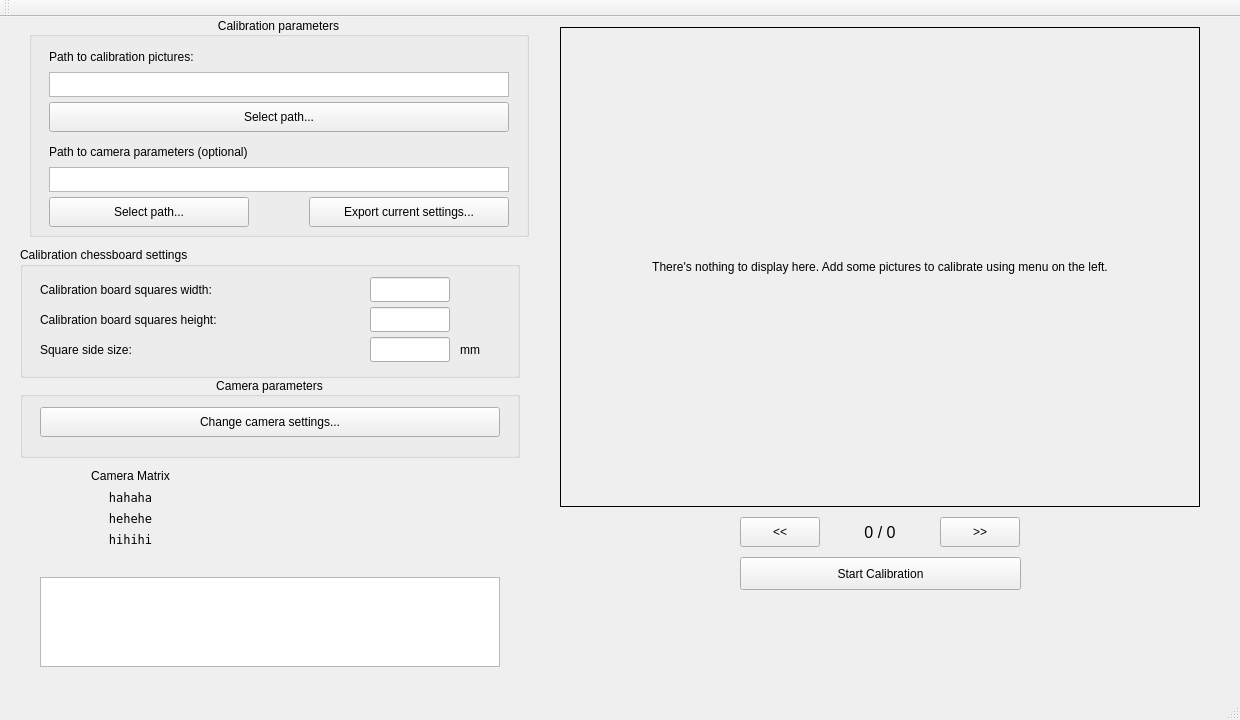
<?xml version="1.0" encoding="UTF-8"?>
<ui version="4.0">
 <class>CalibGui</class>
 <widget class="QMainWindow" name="CalibGui">
  <property name="geometry">
   <rect>
    <x>0</x>
    <y>0</y>
    <width>1240</width>
    <height>720</height>
   </rect>
  </property>
  <property name="minimumSize">
   <size>
    <width>1240</width>
    <height>720</height>
   </size>
  </property>
  <property name="maximumSize">
   <size>
    <width>1240</width>
    <height>720</height>
   </size>
  </property>
  <property name="windowTitle">
   <string>Camera calibration program by K. Talaga</string>
  </property>
  <property name="locale">
   <locale language="English" country="UnitedKingdom"/>
  </property>
  <widget class="QWidget" name="centralWidget">
   <widget class="QGroupBox" name="gBoxCalibParams">
    <property name="geometry">
     <rect>
      <x>29</x>
      <y>0</y>
      <width>500</width>
      <height>220</height>
     </rect>
    </property>
    <property name="sizePolicy">
     <sizepolicy hsizetype="Expanding" vsizetype="Preferred">
      <horstretch>0</horstretch>
      <verstretch>0</verstretch>
     </sizepolicy>
    </property>
    <property name="minimumSize">
     <size>
      <width>280</width>
      <height>220</height>
     </size>
    </property>
    <property name="maximumSize">
     <size>
      <width>500</width>
      <height>220</height>
     </size>
    </property>
    <property name="locale">
     <locale language="English" country="UnitedKingdom"/>
    </property>
    <property name="title">
     <string>Calibration parameters</string>
    </property>
    <property name="alignment">
     <set>Qt::AlignCenter</set>
    </property>
    <property name="flat">
     <bool>false</bool>
    </property>
    <property name="checkable">
     <bool>false</bool>
    </property>
    <widget class="QTextBrowser" name="textImagesPath">
     <property name="geometry">
      <rect>
       <x>20</x>
       <y>55</y>
       <width>460</width>
       <height>25</height>
      </rect>
     </property>
     <property name="sizePolicy">
      <sizepolicy hsizetype="Minimum" vsizetype="Minimum">
       <horstretch>0</horstretch>
       <verstretch>0</verstretch>
      </sizepolicy>
     </property>
     <property name="minimumSize">
      <size>
       <width>210</width>
       <height>25</height>
      </size>
     </property>
     <property name="baseSize">
      <size>
       <width>210</width>
       <height>25</height>
      </size>
     </property>
    </widget>
    <widget class="QLabel" name="ImagesPath">
     <property name="geometry">
      <rect>
       <x>20</x>
       <y>30</y>
       <width>310</width>
       <height>20</height>
      </rect>
     </property>
     <property name="minimumSize">
      <size>
       <width>160</width>
       <height>20</height>
      </size>
     </property>
     <property name="text">
      <string>Path to calibration pictures:</string>
     </property>
    </widget>
    <widget class="QPushButton" name="buttonPathImages">
     <property name="geometry">
      <rect>
       <x>20</x>
       <y>85</y>
       <width>460</width>
       <height>30</height>
      </rect>
     </property>
     <property name="minimumSize">
      <size>
       <width>210</width>
       <height>30</height>
      </size>
     </property>
     <property name="baseSize">
      <size>
       <width>210</width>
       <height>30</height>
      </size>
     </property>
     <property name="text">
      <string>Select path...</string>
     </property>
    </widget>
    <widget class="QLabel" name="labelCameraParamsPath">
     <property name="geometry">
      <rect>
       <x>20</x>
       <y>125</y>
       <width>310</width>
       <height>20</height>
      </rect>
     </property>
     <property name="minimumSize">
      <size>
       <width>180</width>
       <height>20</height>
      </size>
     </property>
     <property name="text">
      <string>Path to camera parameters (optional)</string>
     </property>
    </widget>
    <widget class="QTextBrowser" name="textCameraParamsPath">
     <property name="geometry">
      <rect>
       <x>20</x>
       <y>150</y>
       <width>460</width>
       <height>25</height>
      </rect>
     </property>
     <property name="minimumSize">
      <size>
       <width>210</width>
       <height>25</height>
      </size>
     </property>
    </widget>
    <widget class="QPushButton" name="buttonPathCameraParam">
     <property name="geometry">
      <rect>
       <x>20</x>
       <y>180</y>
       <width>200</width>
       <height>30</height>
      </rect>
     </property>
     <property name="minimumSize">
      <size>
       <width>120</width>
       <height>30</height>
      </size>
     </property>
     <property name="text">
      <string>Select path...</string>
     </property>
    </widget>
    <widget class="QPushButton" name="buttonExportCameraParam">
     <property name="geometry">
      <rect>
       <x>280</x>
       <y>180</y>
       <width>200</width>
       <height>30</height>
      </rect>
     </property>
     <property name="minimumSize">
      <size>
       <width>120</width>
       <height>30</height>
      </size>
     </property>
     <property name="text">
      <string>Export current settings...</string>
     </property>
    </widget>
   </widget>
   <widget class="QPushButton" name="pButPrevPicture">
    <property name="geometry">
     <rect>
      <x>740</x>
      <y>500</y>
      <width>80</width>
      <height>30</height>
     </rect>
    </property>
    <property name="text">
     <string>&lt;&lt;</string>
    </property>
   </widget>
   <widget class="QPushButton" name="pButNextPicture">
    <property name="geometry">
     <rect>
      <x>940</x>
      <y>500</y>
      <width>80</width>
      <height>30</height>
     </rect>
    </property>
    <property name="text">
     <string>&gt;&gt;</string>
    </property>
   </widget>
   <widget class="QLabel" name="imgCalibImage">
    <property name="geometry">
     <rect>
      <x>560</x>
      <y>10</y>
      <width>640</width>
      <height>480</height>
     </rect>
    </property>
    <property name="autoFillBackground">
     <bool>true</bool>
    </property>
    <property name="frameShape">
     <enum>QFrame::Box</enum>
    </property>
    <property name="text">
     <string>There's nothing to display here. Add some pictures to calibrate using menu on the left.</string>
    </property>
    <property name="alignment">
     <set>Qt::AlignCenter</set>
    </property>
   </widget>
   <widget class="QLabel" name="textImagesCount">
    <property name="geometry">
     <rect>
      <x>820</x>
      <y>500</y>
      <width>120</width>
      <height>30</height>
     </rect>
    </property>
    <property name="font">
     <font>
      <pointsize>12</pointsize>
     </font>
    </property>
    <property name="text">
     <string>0 / 0</string>
    </property>
    <property name="alignment">
     <set>Qt::AlignCenter</set>
    </property>
   </widget>
   <widget class="QTextEdit" name="textLogWindow">
    <property name="geometry">
     <rect>
      <x>40</x>
      <y>560</y>
      <width>460</width>
      <height>90</height>
     </rect>
    </property>
    <property name="font">
     <font>
      <family>DejaVu Sans Mono</family>
      <pointsize>7</pointsize>
     </font>
    </property>
    <property name="readOnly">
     <bool>true</bool>
    </property>
   </widget>
   <widget class="QGroupBox" name="gCalibChessboard">
    <property name="geometry">
     <rect>
      <x>20</x>
      <y>230</y>
      <width>500</width>
      <height>131</height>
     </rect>
    </property>
    <property name="title">
     <string>Calibration chessboard settings</string>
    </property>
    <widget class="QLabel" name="labelCalibSquaremm">
     <property name="geometry">
      <rect>
       <x>430</x>
       <y>90</y>
       <width>40</width>
       <height>25</height>
      </rect>
     </property>
     <property name="text">
      <string>mm</string>
     </property>
     <property name="alignment">
      <set>Qt::AlignCenter</set>
     </property>
    </widget>
    <widget class="QLabel" name="labelCalibBoardH">
     <property name="geometry">
      <rect>
       <x>20</x>
       <y>60</y>
       <width>310</width>
       <height>25</height>
      </rect>
     </property>
     <property name="text">
      <string>Calibration board squares height:</string>
     </property>
    </widget>
    <widget class="QLabel" name="labelCalibBoardW">
     <property name="geometry">
      <rect>
       <x>20</x>
       <y>30</y>
       <width>310</width>
       <height>25</height>
      </rect>
     </property>
     <property name="text">
      <string>Calibration board squares width:</string>
     </property>
    </widget>
    <widget class="QLabel" name="labelCalibSquareSize">
     <property name="geometry">
      <rect>
       <x>20</x>
       <y>90</y>
       <width>310</width>
       <height>25</height>
      </rect>
     </property>
     <property name="text">
      <string>Square side size:</string>
     </property>
    </widget>
    <widget class="QLineEdit" name="textCalibBoardW">
     <property name="geometry">
      <rect>
       <x>350</x>
       <y>30</y>
       <width>80</width>
       <height>25</height>
      </rect>
     </property>
    </widget>
    <widget class="QLineEdit" name="textCalibBoardH">
     <property name="geometry">
      <rect>
       <x>350</x>
       <y>60</y>
       <width>80</width>
       <height>25</height>
      </rect>
     </property>
    </widget>
    <widget class="QLineEdit" name="textCalibSquareSize">
     <property name="geometry">
      <rect>
       <x>350</x>
       <y>90</y>
       <width>80</width>
       <height>25</height>
      </rect>
     </property>
    </widget>
   </widget>
   <widget class="QGroupBox" name="gBoxCameraParams">
    <property name="geometry">
     <rect>
      <x>20</x>
      <y>360</y>
      <width>500</width>
      <height>81</height>
     </rect>
    </property>
    <property name="locale">
     <locale language="English" country="UnitedKingdom"/>
    </property>
    <property name="title">
     <string>Camera parameters</string>
    </property>
    <property name="alignment">
     <set>Qt::AlignCenter</set>
    </property>
    <property name="flat">
     <bool>false</bool>
    </property>
    <property name="checkable">
     <bool>false</bool>
    </property>
    <widget class="QPushButton" name="buttonChangeCamSettings">
     <property name="geometry">
      <rect>
       <x>20</x>
       <y>30</y>
       <width>460</width>
       <height>30</height>
      </rect>
     </property>
     <property name="text">
      <string>Change camera settings...</string>
     </property>
    </widget>
   </widget>
   <widget class="QWidget" name="verticalLayoutWidget">
    <property name="geometry">
     <rect>
      <x>40</x>
      <y>440</y>
      <width>181</width>
      <height>101</height>
     </rect>
    </property>
    <layout class="QVBoxLayout" name="verticalLayoutCamMatrix">
     <item>
      <widget class="QLabel" name="labelCameraMatrix">
       <property name="text">
        <string>Camera Matrix</string>
       </property>
       <property name="alignment">
        <set>Qt::AlignCenter</set>
       </property>
      </widget>
     </item>
     <item>
      <widget class="QLabel" name="labelCamRow1">
       <property name="font">
        <font>
         <family>Bitstream Vera Sans Mono</family>
        </font>
       </property>
       <property name="text">
        <string>hahaha</string>
       </property>
       <property name="alignment">
        <set>Qt::AlignCenter</set>
       </property>
      </widget>
     </item>
     <item>
      <widget class="QLabel" name="labelCamRow2">
       <property name="font">
        <font>
         <family>Bitstream Vera Sans Mono</family>
        </font>
       </property>
       <property name="text">
        <string>hehehe</string>
       </property>
       <property name="alignment">
        <set>Qt::AlignCenter</set>
       </property>
      </widget>
     </item>
     <item>
      <widget class="QLabel" name="labelCamRow3">
       <property name="font">
        <font>
         <family>Bitstream Vera Sans Mono</family>
        </font>
       </property>
       <property name="text">
        <string>hihihi</string>
       </property>
       <property name="alignment">
        <set>Qt::AlignCenter</set>
       </property>
      </widget>
     </item>
    </layout>
   </widget>
   <widget class="QLabel" name="labelIsChessFound">
    <property name="geometry">
     <rect>
      <x>1049</x>
      <y>469</y>
      <width>150</width>
      <height>20</height>
     </rect>
    </property>
    <property name="text">
     <string/>
    </property>
    <property name="alignment">
     <set>Qt::AlignCenter</set>
    </property>
   </widget>
   <widget class="QPushButton" name="pushButton">
    <property name="geometry">
     <rect>
      <x>740</x>
      <y>540</y>
      <width>281</width>
      <height>33</height>
     </rect>
    </property>
    <property name="text">
     <string>Start Calibration</string>
    </property>
   </widget>
  </widget>
  <widget class="QMenuBar" name="menuBar">
   <property name="enabled">
    <bool>true</bool>
   </property>
   <property name="geometry">
    <rect>
     <x>0</x>
     <y>0</y>
     <width>1240</width>
     <height>23</height>
    </rect>
   </property>
   <property name="locale">
    <locale language="English" country="UnitedStates"/>
   </property>
  </widget>
  <widget class="QToolBar" name="mainToolBar">
   <property name="enabled">
    <bool>true</bool>
   </property>
   <attribute name="toolBarArea">
    <enum>TopToolBarArea</enum>
   </attribute>
   <attribute name="toolBarBreak">
    <bool>false</bool>
   </attribute>
  </widget>
  <widget class="QStatusBar" name="statusBar">
   <property name="enabled">
    <bool>true</bool>
   </property>
  </widget>
 </widget>
 <layoutdefault spacing="6" margin="11"/>
 <resources/>
 <connections/>
</ui>
